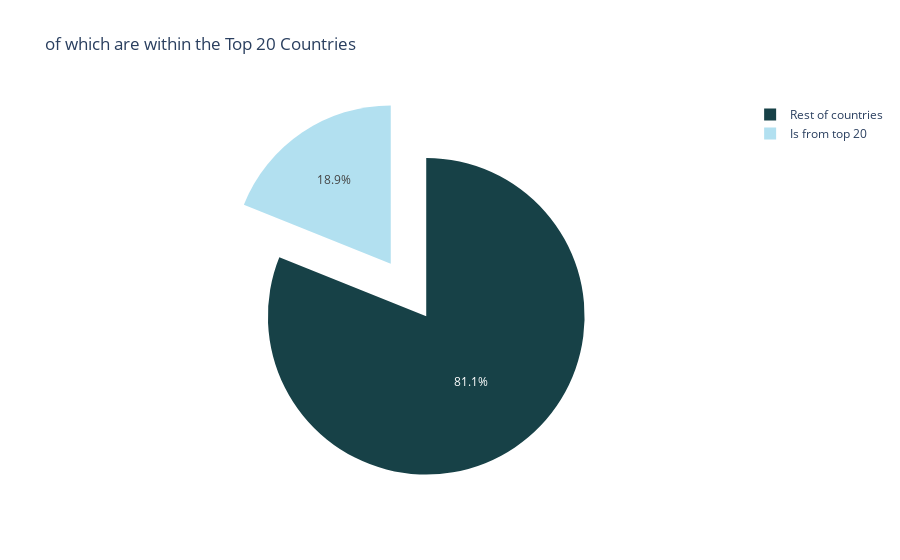

The code cell stored with this chart in its notebook:
### Code cell
import plotly.graph_objects as go

labels = ['Is from top 20', 'Rest of countries']
values = [7, 30]

# pull is given as a fraction of the pie radius
fig = go.Figure(data=[go.Pie(labels=labels, values=values, pull=[0.2, 0.2, 0.2, 0.2],marker_colors=cols)] )
fig.update_layout(title_text=' of which are within the Top 20 Countries')
fig.show()

### Figure 1 — Plotly figure (JSON) as saved in the notebook; plotly's stock layout.template omitted (floating-point values rounded to 4 significant figures)
{"data": [{"labels": ["Is from top 20", "Rest of countries"], "marker": {"colors": ["#B2E0F0", "#174147", "#BFD1D7"]}, "pull": [0.2, 0.2, 0.2, 0.2], "type": "pie", "values": [7, 30]}], "layout": {"title": {"text": " of which are within the Top 20 Countries"}}}
